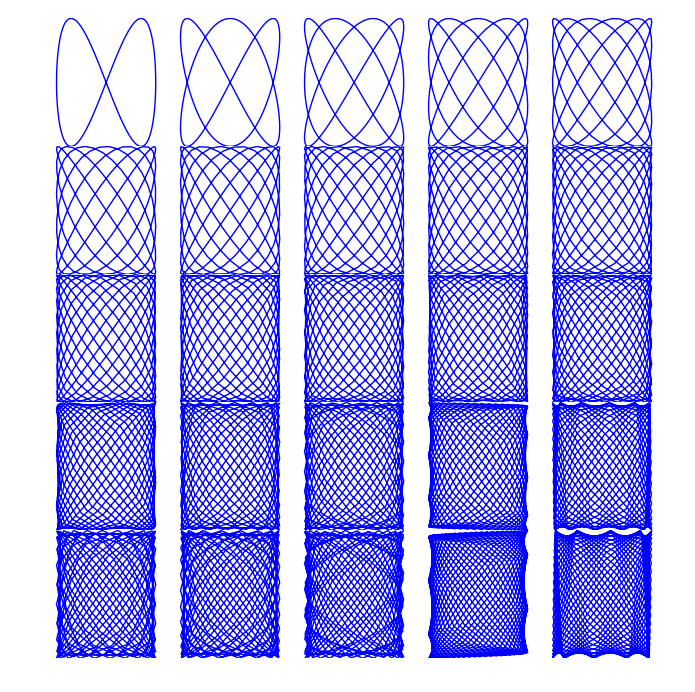

The script that saved this image:
#!/usr/bin/python2
import matplotlib.pyplot as plt
import numpy as np

a = np.linspace(1,25,25)
b = np.linspace(2,26,25)
t = np.linspace(0,2*np.pi,200)

plt.figure(figsize=(8, 8))
plt.subplots_adjust(hspace=0.00, wspace=0.00)
for i in range(0,25):
	x = (np.sin(a[i]*t) + (np.pi/2))
	y = np.sin(b[i]*t)
	plt.subplot(5,5,i+1)
	plt.plot(x,y)
	plt.axis("off")
plt.savefig("lissajous.png", format='png',bbox_inches='tight',transparent=False)
